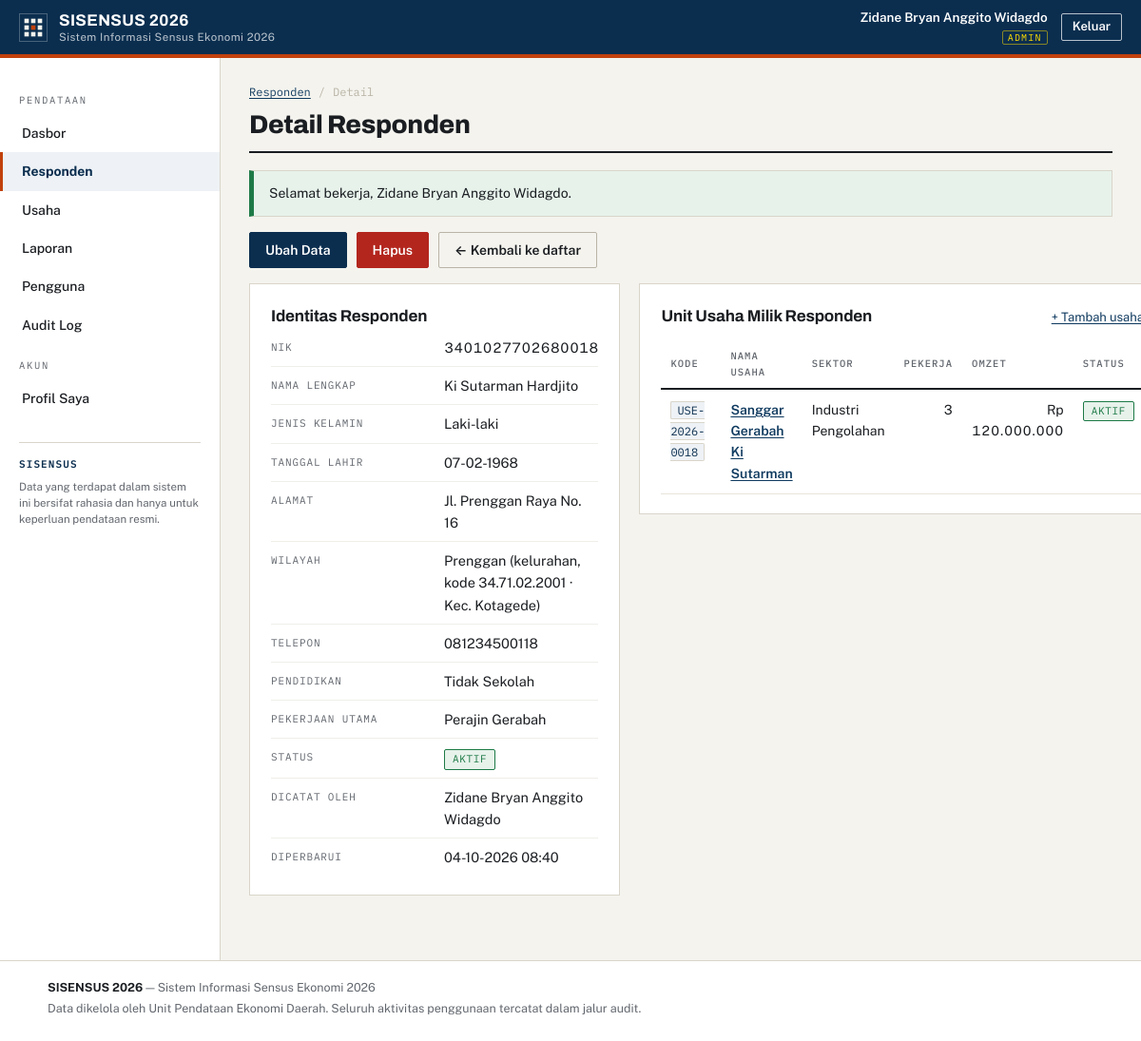
Screenshot of /responden/detail.php?id=18 (signed in) with the database file from the repository.
### tables this page shows
CREATE TABLE users (
  id                    INT UNSIGNED NOT NULL AUTO_INCREMENT,
  username              VARCHAR(50)  NOT NULL,
  email                 VARCHAR(120) NOT NULL,
  password_hash         VARCHAR(255) NOT NULL,
  full_name             VARCHAR(100) NOT NULL,
  role                  ENUM('admin','operator','pimpinan') NOT NULL DEFAULT 'operator',
  is_active             TINYINT(1)   NOT NULL DEFAULT 1,
  failed_login_attempts INT UNSIGNED NOT NULL DEFAULT 0,
  locked_until          DATETIME     NULL DEFAULT NULL,
  last_login_at         DATETIME     NULL DEFAULT NULL,
  created_at            DATETIME     NOT NULL DEFAULT CURRENT_TIMESTAMP,
  updated_at            DATETIME     NOT NULL DEFAULT CURRENT_TIMESTAMP ON UPDATE CURRENT_TIMESTAMP,
  PRIMARY KEY (id),
  UNIQUE KEY uq_users_username (username),
  UNIQUE KEY uq_users_email (email),
  KEY idx_users_role (role)
);

CREATE TABLE responden (
  id               INT UNSIGNED NOT NULL AUTO_INCREMENT,
  nik              VARCHAR(16)  NOT NULL,
  nama_lengkap     VARCHAR(100) NOT NULL,
  jenis_kelamin    ENUM('L','P') NOT NULL,
  tanggal_lahir    DATE         NOT NULL,
  alamat           VARCHAR(255) NOT NULL,
  wilayah_id       INT UNSIGNED NOT NULL,
  telepon          VARCHAR(20)  NULL DEFAULT NULL,
  pendidikan       ENUM('Tidak Sekolah','SD/Sederajat','SMP/Sederajat',
                        'SMA/Sederajat','Diploma','Sarjana','Pascasarjana')
                   NOT NULL DEFAULT 'SMA/Sederajat',
  pekerjaan_utama  VARCHAR(100) NULL DEFAULT NULL,
  status           ENUM('aktif','nonaktif') NOT NULL DEFAULT 'aktif',
  created_by       INT UNSIGNED NULL DEFAULT NULL,
  created_at       DATETIME     NOT NULL DEFAULT CURRENT_TIMESTAMP,
  updated_at       DATETIME     NOT NULL DEFAULT CURRENT_TIMESTAMP ON UPDATE CURRENT_TIMESTAMP,
  PRIMARY KEY (id),
  UNIQUE KEY uq_responden_nik (nik),
  KEY idx_responden_nama (nama_lengkap),
  KEY idx_responden_wilayah (wilayah_id),
  KEY idx_responden_creator (created_by),
  CONSTRAINT fk_responden_wilayah FOREIGN KEY (wilayah_id)
    REFERENCES wilayah (id) ON DELETE RESTRICT ON UPDATE CASCADE,
  CONSTRAINT fk_responden_creator FOREIGN KEY (created_by)
    REFERENCES users (id) ON DELETE SET NULL ON UPDATE CASCADE
);

CREATE TABLE wilayah (
  id        INT UNSIGNED NOT NULL AUTO_INCREMENT,
  kode      VARCHAR(16)  NOT NULL,
  nama      VARCHAR(100) NOT NULL,
  tingkat   ENUM('kota','kecamatan','kelurahan') NOT NULL,
  parent_id INT UNSIGNED NULL DEFAULT NULL,
  PRIMARY KEY (id),
  UNIQUE KEY uq_wilayah_kode (kode),
  KEY idx_wilayah_parent (parent_id),
  CONSTRAINT fk_wilayah_parent FOREIGN KEY (parent_id)
    REFERENCES wilayah (id) ON DELETE RESTRICT ON UPDATE CASCADE
);

CREATE TABLE usaha (
  id              INT UNSIGNED NOT NULL AUTO_INCREMENT,
  kode_usaha      VARCHAR(20)  NOT NULL,
  nama_usaha      VARCHAR(150) NOT NULL,
  responden_id    INT UNSIGNED NOT NULL,
  sektor_id       INT UNSIGNED NOT NULL,
  wilayah_id      INT UNSIGNED NOT NULL,
  alamat_usaha    VARCHAR(255) NOT NULL,
  tahun_mulai     SMALLINT UNSIGNED NOT NULL,
  jumlah_pekerja  INT UNSIGNED NOT NULL DEFAULT 0,
  omzet_tahunan   DECIMAL(15,2) NOT NULL DEFAULT 0.00,
  status_usaha    ENUM('aktif','tutup','baru') NOT NULL DEFAULT 'aktif',
  keterangan      TEXT         NULL,
  created_by      INT UNSIGNED NULL DEFAULT NULL,
  created_at      DATETIME     NOT NULL DEFAULT CURRENT_TIMESTAMP,
  updated_at      DATETIME     NOT NULL DEFAULT CURRENT_TIMESTAMP ON UPDATE CURRENT_TIMESTAMP,
  PRIMARY KEY (id),
  UNIQUE KEY uq_usaha_kode (kode_usaha),
  KEY idx_usaha_nama (nama_usaha),
  KEY idx_usaha_responden (responden_id),
  KEY idx_usaha_sektor (sektor_id),
  KEY idx_usaha_wilayah (wilayah_id),
  KEY idx_usaha_omzet (omzet_tahunan),
  KEY idx_usaha_creator (created_by),
  CONSTRAINT fk_usaha_responden FOREIGN KEY (responden_id)
    REFERENCES responden (id) ON DELETE RESTRICT ON UPDATE CASCADE,
  CONSTRAINT fk_usaha_sektor FOREIGN KEY (sektor_id)
    REFERENCES sektor (id) ON DELETE RESTRICT ON UPDATE CASCADE,
  CONSTRAINT fk_usaha_wilayah FOREIGN KEY (wilayah_id)
    REFERENCES wilayah (id) ON DELETE RESTRICT ON UPDATE CASCADE,
  CONSTRAINT fk_usaha_creator FOREIGN KEY (created_by)
    REFERENCES users (id) ON DELETE SET NULL ON UPDATE CASCADE,
  CONSTRAINT chk_usaha_tahun CHECK (tahun_mulai BETWEEN 1800 AND 2100)
);

CREATE TABLE sektor (
  id        INT UNSIGNED NOT NULL AUTO_INCREMENT,
  kode      VARCHAR(4)   NOT NULL,
  nama      VARCHAR(120) NOT NULL,
  deskripsi TEXT         NULL,
  PRIMARY KEY (id),
  UNIQUE KEY uq_sektor_kode (kode)
);

### app/helpers.php (called while the page is built, shortened)
<?php
function e(?string $value): string
{
    return htmlspecialchars((string)$value, ENT_QUOTES | ENT_SUBSTITUTE, 'UTF-8');
}
function u(string $path): string
{
    return BASE_URL . '/' . ltrim($path, '/');
}
function flash_get(): ?array
{
    if (isset($_SESSION['flash'])) {
        $f = $_SESSION['flash'];
        return $f;
    }
    return null;
}
function format_rupiah($value): string
{
    return 'Rp ' . number_format((float)$value, 0, ',', '.');
}
function format_tgl(?string $date): string
{
    $ts = strtotime($date);
    return $ts ? date('d-m-Y', $ts) : '-';
}
function format_dttm(?string $dt): string
{
    $ts = strtotime($dt);
    return $ts ? date('d-m-Y H:i', $ts) : '-';
}

### app/auth.php (called while the page is built, shortened)
<?php
function current_user(): ?array
{
    static $cached = false;
    static $user = null;
    if ($cached) return $user;
    $cached = true;
    $stmt = db()->prepare(
        'SELECT id, username, email, full_name, role, is_active
         FROM users WHERE id = ? AND is_active = 1 LIMIT 1'
    );
    $stmt->execute([(int)$_SESSION['user_id']]);
    $user = $stmt->fetch() ?: null;
    return $user;
}
function is_logged_in(): bool
{
    return current_user() !== null;
}
function require_login(): array
{
    $user = current_user();
    return $user;
}
function can_edit_data(): bool
{
    $user = current_user();
    return $user !== null && in_array($user['role'], ['admin', 'operator'], true);
}

### app/db.php (called while the page is built, shortened)
<?php
function db(): PDO
{
    static $pdo = null;
    if ($pdo === null) {
        $dsn = sprintf(
            'mysql:host=%s;port=%s;dbname=%s;charset=utf8mb4',
            DB_HOST, DB_PORT, DB_NAME
        );
        try {
            $pdo = new PDO($dsn, DB_USER, DB_PASS, [
                PDO::ATTR_ERRMODE            => PDO::ERRMODE_EXCEPTION,
                PDO::ATTR_DEFAULT_FETCH_MODE => PDO::FETCH_ASSOC,
                PDO::ATTR_EMULATE_PREPARES   => false,
                PDO::ATTR_STRINGIFY_FETCHES  => false,
            ]);
        } catch (PDOException $e) {
            error_log('[DB] ' . $e->getMessage());
            http_response_code(500);
            echo '<!doctype html><html lang="id"><meta charset="utf-8">'
               . '<title>Kesalahan Server</title>'
               . '<body style="font-family:sans-serif;text-align:center;padding-top:10vh">'
               . '<h1>503 — Layanan basis data tidak tersedia</h1>'
               . '<p>Silakan hubungi administrator sistem.</p></body></html>';
            exit;
        }
    }
    return $pdo;
}

### app/bootstrap.php (called while the page is built, shortened)
<?php
require_once __DIR__ . '/db.php';
require_once __DIR__ . '/helpers.php';
require_once __DIR__ . '/auth.php';
if (is_logged_in()) {
    $now = time();
    if (isset($_SESSION['last_activity']) && ($now - $_SESSION['last_activity']) > SESSION_IDLE_TIMEOUT) {
        audit_log('LOGOUT_IDLE', null, null, 'Sesi berakhir karena idle');
        session_unset();
        session_destroy();
        session_start();
        session_regenerate_id(true);
        flash_set('peringatan', 'Sesi Anda berakhir karena tidak ada aktivitas. Silakan masuk kembali.');
        redirect('login.php');
    }
    if (isset($_SESSION['session_start']) && ($now - $_SESSION['session_start']) > SESSION_ABS_TIMEOUT) {
        audit_log('LOGOUT_ABSOLUTE', null, null, 'Sesi mencapai batas absolut');
        session_unset();
        session_destroy();
        session_start();
        session_regenerate_id(true);
        flash_set('peringatan', 'Masa sesi habis. Silakan masuk kembali.');
        redirect('login.php');
    }
    $_SESSION['last_activity'] = $now;
    if (!isset($_SESSION['session_start'])) {
        $_SESSION['session_start'] = $now;
    }
}

### responden/detail.php (the view, shortened to what this page needs)
<?php
require_once __DIR__ . '/../app/bootstrap.php';
$id = int_input('id', 0);
$stmt = db()->prepare(
    'SELECT r.*, w.nama wilayah_nama, w.tingkat wilayah_tingkat, w.kode wilayah_kode,
            pw.nama kecamatan_nama, cu.full_name pencatat
     FROM responden r
     JOIN wilayah w ON w.id = r.wilayah_id
     LEFT JOIN wilayah pw ON pw.id = w.parent_id
     LEFT JOIN users cu ON cu.id = r.created_by
     WHERE r.id = ? LIMIT 1'
);
$stmt->execute([$id]);
$row = $stmt->fetch();
$usahaRows = db()->prepare(
    'SELECT u.id, u.kode_usaha, u.nama_usaha, u.jumlah_pekerja, u.omzet_tahunan, u.status_usaha, s.nama sektor
     FROM usaha u JOIN sektor s ON s.id = u.sektor_id
     WHERE u.responden_id = ? ORDER BY u.id DESC'
);
$usahaRows->execute([$id]);
$usahaRows = $usahaRows->fetchAll();
$active = 'responden';
$page_title = 'Detail Responden';
$breadcrumb = ['Responden' => 'responden/index.php', 'Detail' => null];
require __DIR__ . '/../templates/header_app.php';
?>
<div class="page-actions">
  <?php if ($canEdit): ?>
    <a class="btn btn-primary" href="<?= e(u('responden/ubah.php?id=' . (int)$row['id'])) ?>">Ubah Data</a>
    <form method="post" action="<?= e(u('responden/hapus.php')) ?>" class="inline-form" data-confirm="Hapus responden <?= e($row['nama_lengkap']) ?>? Tindakan ini tidak dapat dibatalkan.">
      <button class="btn btn-danger" type="submit">Hapus</button>
    </form>
  <?php endif; ?>
  <a class="btn btn-ghost" href="<?= e(u('responden/index.php')) ?>">← Kembali ke daftar</a>
</div>
<div class="grid-detail">
  <section class="panel">
    <h2 class="panel-title">Identitas Responden</h2>
    <dl class="detail-list">
      <div><dt>NIK</dt><dd class="td-num"><?= e($row['nik']) ?></dd></div>
      <div><dt>Nama Lengkap</dt><dd><?= e($row['nama_lengkap']) ?></dd></div>
      <div><dt>Jenis Kelamin</dt><dd><?= e($row['jenis_kelamin'] === 'L' ? 'Laki-laki' : 'Perempuan') ?></dd></div>
      <div><dt>Tanggal Lahir</dt><dd><?= e(format_tgl($row['tanggal_lahir'])) ?></dd></div>
      <div><dt>Alamat</dt><dd><?= e($row['alamat']) ?></dd></div>
      <div><dt>Wilayah</dt><dd><?= e($row['wilayah_nama']) ?> (<?= e($row['wilayah_tingkat']) ?>, kode <?= e($row['wilayah_kode']) ?><?= $row['kecamatan_nama'] ? ' · Kec. ' . e($row['kecamatan_nama']) : '' ?>)</dd></div>
      <div><dt>Telepon</dt><dd><?= e($row['telepon'] ?: '—') ?></dd></div>
      <div><dt>Pendidikan</dt><dd><?= e($row['pendidikan']) ?></dd></div>
      <div><dt>Pekerjaan Utama</dt><dd><?= e($row['pekerjaan_utama'] ?: '—') ?></dd></div>
      <div><dt>Status</dt><dd><span class="badge badge-<?= e($row['status']) ?>"><?= e($row['status']) ?></span></dd></div>
      <div><dt>Dicatat oleh</dt><dd><?= e($row['pencatat'] ?: '—') ?></dd></div>
      <div><dt>Diperbarui</dt><dd><?= e(format_dttm($row['updated_at'])) ?></dd></div>
    </dl>
  </section>
  <section class="panel">
    <div class="panel-head">
      <h2 class="panel-title">Unit Usaha Milik Responden</h2>
      <?php if ($canEdit): ?>
        <a class="panel-link" href="<?= e(u('usaha/tambah.php?responden=' . (int)$row['id'])) ?>">+ Tambah usaha</a>
      <?php endif; ?>
    </div>
    <table class="table">
      <thead><tr><th>Kode</th><th>Nama Usaha</th><th>Sektor</th><th class="td-right">Pekerja</th><th class="td-right">Omzet</th><th>Status</th></tr></thead>
      <tbody>
      <?php if (!$usahaRows): ?>
        <tr><td colspan="6" class="empty">Responden ini belum memiliki unit usaha terdaftar.</td></tr>
      <?php else: foreach ($usahaRows as $u): ?>
        <tr>
          <td><code class="kode"><?= e($u['kode_usaha']) ?></code></td>
          <td><a class="row-link" href="<?= e(u('usaha/detail.php?id=' . (int)$u['id'])) ?>"><?= e($u['nama_usaha']) ?></a></td>
          <td><?= e($u['sektor']) ?></td>
          <td class="td-right td-num"><?= number_format((int)$u['jumlah_pekerja'], 0, ',', '.') ?></td>
          <td class="td-right td-num"><?= e(format_rupiah($u['omzet_tahunan'])) ?></td>
          <td><span class="badge badge-<?= e($u['status_usaha']) ?>"><?= e($u['status_usaha']) ?></span></td>
        </tr>
      <?php endforeach; endif; ?>
      </tbody>
    </table>
  </section>
</div>
<?php require __DIR__ . '/../templates/footer.php'; ?>

### templates/header_app.php (shortened to what this page needs)
<?php
$user = current_user();
$canEdit = can_edit_data();
$isAdmin = ($user['role'] ?? '') === 'admin';
$nav = [
    'dashboard'  => ['label' => 'Dasbor',            'url' => 'dashboard.php',      'show' => true],
    'responden'  => ['label' => 'Responden',         'url' => 'responden/index.php','show' => true],
    'usaha'      => ['label' => 'Usaha',             'url' => 'usaha/index.php',    'show' => true],
    'laporan'    => ['label' => 'Laporan',           'url' => 'laporan.php',        'show' => true],
    'pengguna'   => ['label' => 'Pengguna',          'url' => 'pengguna/index.php', 'show' => $isAdmin],
    'audit'      => ['label' => 'Audit Log',         'url' => 'audit_log.php',      'show' => $isAdmin],
];
?>
<!doctype html>
<html lang="id">
<head>
<link rel="stylesheet" href="<?= e(u('assets/css/style.css')) ?>">
</head>
<body class="app">
<header class="app-topbar">
  <div class="app-topbar-inner">
    <div class="app-topbar-left">
      <a class="brand brand-on-dark" href="<?= e(u('dashboard.php')) ?>">
        <img class="brand-mark" src="<?= e(u('assets/img/logo.svg')) ?>" alt="Logo <?= e(APP_NAME) ?>" width="30" height="30">
        <span class="brand-text">
          <strong><?= e(APP_NAME) ?> <?= e(APP_YEAR) ?></strong>
          <span><?= e(APP_NAME_LONG) ?></span>
        </span>
      </a>
    </div>
    <div class="app-topbar-right">
      <div class="user-chip">
        <span class="user-chip-name"><?= e($user['full_name'] ?? '-') ?></span>
        <span class="user-chip-role"><?= e(strtoupper($user['role'] ?? '-')) ?></span>
      </div>
      <form method="post" action="<?= e(u('logout.php')) ?>" class="inline-form">
        <button class="btn btn-outline-light btn-sm" type="submit">Keluar</button>
      </form>
    </div>
  </div>
</header>
<div class="app-shell">
  <nav class="app-sidenav" id="app-sidenav" aria-label="Navigasi utama">
    <p class="sidenav-caption">Pendataan</p>
    <?php foreach ($nav as $key => $item): if (!$item['show']) continue; ?>
      <a class="sidenav-link<?= ($active ?? '') === $key ? ' is-active' : '' ?>" href="<?= e(u($item['url'])) ?>"><?= e($item['label']) ?></a>
    <?php endforeach; ?>
    <p class="sidenav-caption">Akun</p>
    <a class="sidenav-link<?= ($active ?? '') === 'profil' ? ' is-active' : '' ?>" href="<?= e(u('profil.php')) ?>">Profil Saya</a>
    <div class="sidenav-foot">
      <p class="sidenav-foot-title"><?= e(APP_NAME) ?></p>
      <p class="sidenav-foot-text">Data yang terdapat dalam sistem ini bersifat rahasia dan hanya untuk keperluan pendataan resmi.</p>
    </div>
  </nav>
  <main class="app-content" id="main-content">
    <?php if (!empty($breadcrumb)): ?>
      <nav class="breadcrumb" aria-label="Breadcrumb">
        <?php foreach ($breadcrumb as $label => $url): ?>
          <?php if ($url): ?>
            <a href="<?= e(u($url)) ?>"><?= e($label) ?></a><span aria-hidden="true">/</span>
          <?php else: ?>
            <span class="breadcrumb-here" aria-current="page"><?= e($label) ?></span>
          <?php endif; ?>
        <?php endforeach; ?>
      </nav>
    <?php endif; ?>
    <div class="page-head">
      <h1 class="page-title"><?= e($page_title ?? '') ?></h1>
    </div>
    <?php $flash = flash_get(); if ($flash): ?>
      <div class="flash flash-<?= e($flash['type']) ?>" role="status">
        <p><?= e($flash['msg']) ?></p>
      </div>
    <?php endif; ?>

### rows the page displays
users: full_name "Zidane Bryan Anggito Widagdo", role "ADMIN"
responden: nik "3401027702680018", nama_lengkap "Ki Sutarman Hardjito", jenis_kelamin "Laki-laki", tanggal_lahir "07-02-1968", alamat "Jl. Prenggan Raya No. 16", wilayah.nama "Prenggan", wilayah.tingkat "kelurahan", wilayah.kode "34.71.02.2001", wilayah.nama "Kotagede", telepon "081234500118", pendidikan "Tidak Sekolah", pekerjaan_utama "Perajin Gerabah", status "AKTIF", created_by.full_name "Zidane Bryan Anggito Widagdo", updated_at "04-10-2026 08:40"
usaha: kode_usaha "USE-2026-0018", nama_usaha "Sanggar Gerabah Ki Sutarman", sektor.nama "Industri Pengolahan", jumlah_pekerja "3", omzet_tahunan "Rp 120.000.000", status_usaha "AKTIF"

### other values shown
APP_NAME "SISENSUS"
APP_YEAR "2026"
APP_NAME_LONG "Sistem Informasi Sensus Ekonomi 2026"
$item['label'] "Dasbor"
$item['label'] "Responden"
$item['label'] "Usaha"
$item['label'] "Laporan"
$item['label'] "Pengguna"
$item['label'] "Audit Log"
$label "Responden"
$label "Detail"
$page_title "Detail Responden"
$flash['msg'] "Selamat bekerja, Zidane Bryan Anggito Widagdo."
APP_ORG "Unit Pendataan Ekonomi Daerah"
